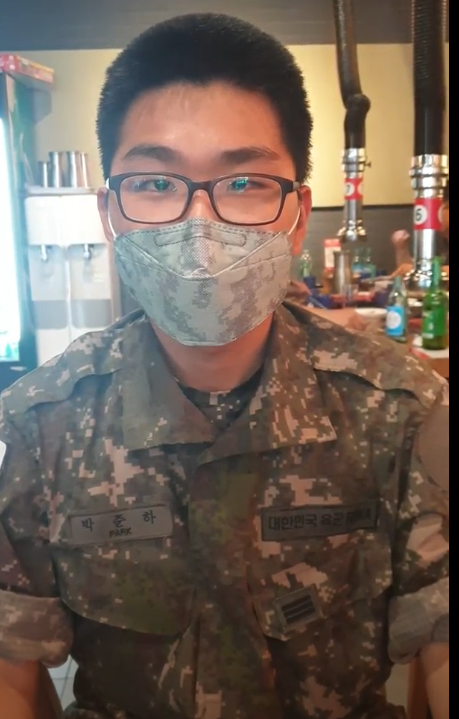
#> input picture opencvtest/junha.png, 459 x 719 px
$ jupyter execute --allow-errors text_recognition_test.ipynb
#> lines starting #> are read from the running program, lines starting #| are printed output that depends on the picture; after the words box and inside, x2 and y2 are one past the last pixel; in counts of white or black regions, pixels touching at a corner belong together
[cell 1]
import cv2
import numpy as np
import pytesseract
import matplotlib.pyplot as plt

[cell 2]
img = cv2.imread("junha.png")
#> img is the input picture: shape (719, 459, 3); mean B, G, R 88.3, 99, 113.8

img = img[500:550, 50:200]
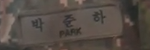
#> img: shape (50, 150, 3); mean B, G, R 69.2, 75.6, 84.3

img = cv2.resize(img, None, fx=5, fy=5)
#> img: shape (250, 750, 3)
gray = cv2.cvtColor(img, cv2.COLOR_BGR2GRAY)
adaptive_threshold = cv2.adaptiveThreshold(gray, 255, cv2.ADAPTIVE_THRESH_GAUSSIAN_C, cv2.THRESH_BINARY, 85, 7)
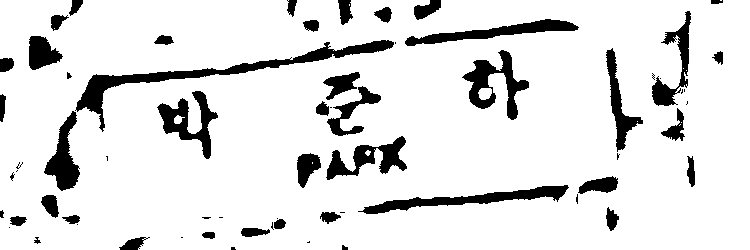
#> adaptive_threshold: shape (250, 750); 88.4% white; 65 black regions (23 under 20 px), largest, box (x1, y1, x2, y2) and area: (75, 40, 394, 132) 3213, (358, 185, 569, 214) 1830, (462, 50, 529, 120) 1643
cv2.imshow('img',adaptive_threshold)
cv2.waitKey(0)
cv2.destroyAllWindows()

[cell 3]
plt.figure(figsize=(12, 10))
plt.imshow(adaptive_threshold, cmap='gray')

[cell 4]
edges = cv2.Canny(adaptive_threshold,100,200)
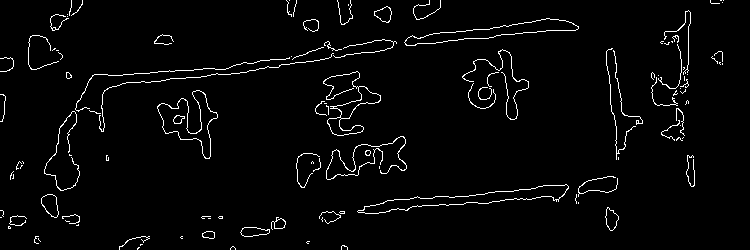
#> edges: shape (250, 750); 3% white in thin lines or dots

cv2.imshow('img',edges)
cv2.waitKey(0)
cv2.destroyAllWindows()
